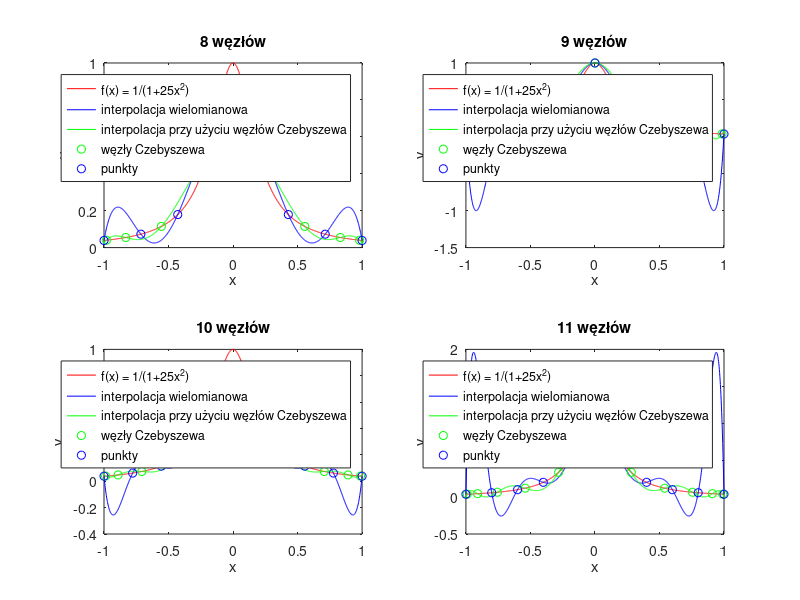

The MATLAB script that drew this image:
clf;
clear;

%rozważana funkcja
f = @(x) 1./(1+25*x.^2); 
x = linspace(-1,1,1000);

%i to liczba punktów
it = 1;
for i = 8:1:11
    % liniowo rozmieszczone punkty
    xi = linspace(-1,1,i);  % i punktów
    yi = f(xi);
    p = polyfit(xi, yi, i-1);
    y_int = polyval(p, x);
    
    % węzły czebyszewa
    k = 1:i;
    xc = cos(pi*(2*k-1)/(2*i));
    yc = f(xc);
    pc = polyfit(xc,yc,i-1);
    y_icn = polyval(pc, x);
    
    % tworzę wykres
    subplot(2,2, it)
    plot(x, f(x), 'r', x, y_int, 'b', x, y_icn, 'g', xc, yc, 'og', xi, yi, 'ob');
    title([num2str(i),' węzłów'])
    legend('f(x) = 1/(1+25x^2)', ['interpolacja wielomianowa'], ...
       'interpolacja przy użyciu węzłów Czebyszewa', 'węzły Czebyszewa', 'punkty');
    xlabel('x');
    ylabel('y');

    it = it+1;
end